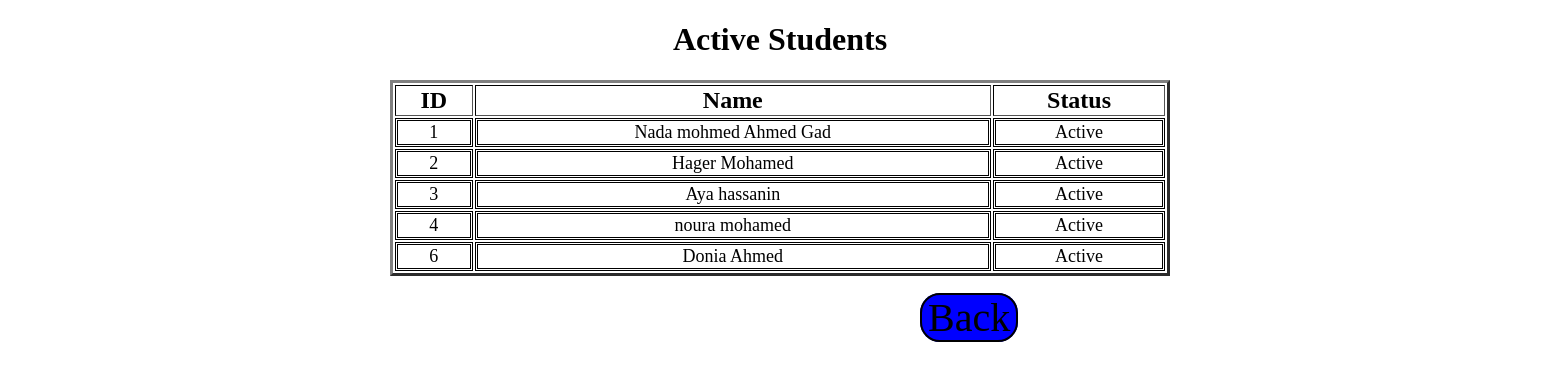
Page /Pages/activestudents/ on the committed database.
### Pages/models.py (models this page shows)
class Members(models.Model):
    id=models.AutoField
    name=models.CharField(max_length=255)
    department=models.CharField(max_length=10)
    level=models.IntegerField()
    gender=models.CharField(max_length=7)
    email=models.EmailField(max_length=100)
    gpa=models.DecimalField(max_digits=8,decimal_places=2)
    phone=models.IntegerField()
    status=models.CharField(max_length=10)
    birth=models.DateField(null=True)

### Pages/views.py (the view)
# urls.py: path('activestudents/',views.activestudents,name='activestudents'),
def activestudents(request):
    mydata = Members.objects.filter(status='Active').values('name','id','status')
    template = loader.get_template('activestudents.html')
    context = {'student': mydata,}
    return HttpResponse(template.render(context, request))

### Pages/templates/activestudents.html (shortened to what this page needs)
<!DOCTYPE html>
<html>
    <head>
    </head>
<body>
<center><h1>Active Students</h1></center>
<table border='3'>
        <tr>
            <th>ID</th>
            <th>Name</th>
            <th>Status</th>
        </tr>
{%for x in student %}
        <tr>
            <td>{{x.id}}</td>
            <td>{{x.name}}</td>
            <td>{{x.status}}</td>
        </tr>
{% endfor  %}
</table><br>
<a href="{% url 'activeinactive' %}">Back</a>
</body>

### Pages/templates/activestudents.html (style rules this page uses)
body { margin: 0; background-color: white; }
a { border:2px solid black; border-radius: 20px; margin-left:920px; margin-right:920px; width: 40px; padding-left:6px; padding-right:6px; font-size: 40px; margin-top: 40px; margin-bottom: 40px; color: black; background-color:blue; }
a:link { text-decoration: none; }
table { width:50%; text-align:center; margin-left:auto; margin-right:auto; }
tr { border-color: black; text-align: center; }
th { color: black; text-align: center; font-size: x-large; }
td { border: double; border-color: black; background-color: white; text-align: center; font-size:large; }

### rows in the picture
Members: id "1", name "Nada mohmed Ahmed Gad", status "Active"
Members: id "2", name "Hager Mohamed", status "Active"
Members: id "3", name "Aya hassanin", status "Active"
Members: id "4", name "noura mohamed", status "Active"
Members: id "6", name "Donia Ahmed", status "Active"
